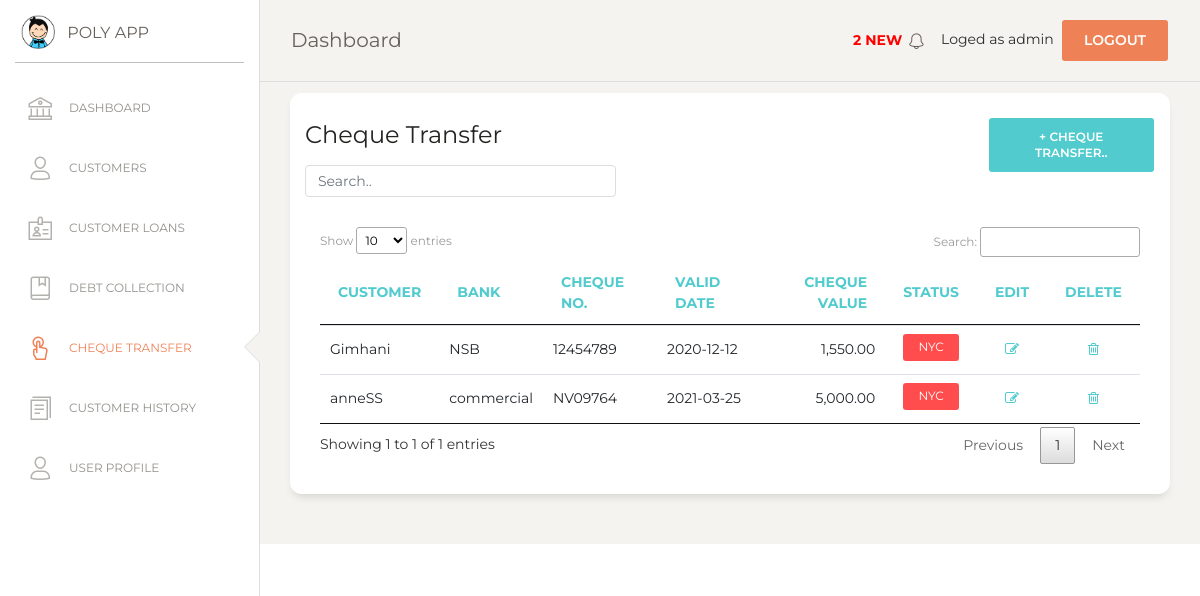
/cheque_transfer.php (signed in), run on an earlier commit of the app's database.
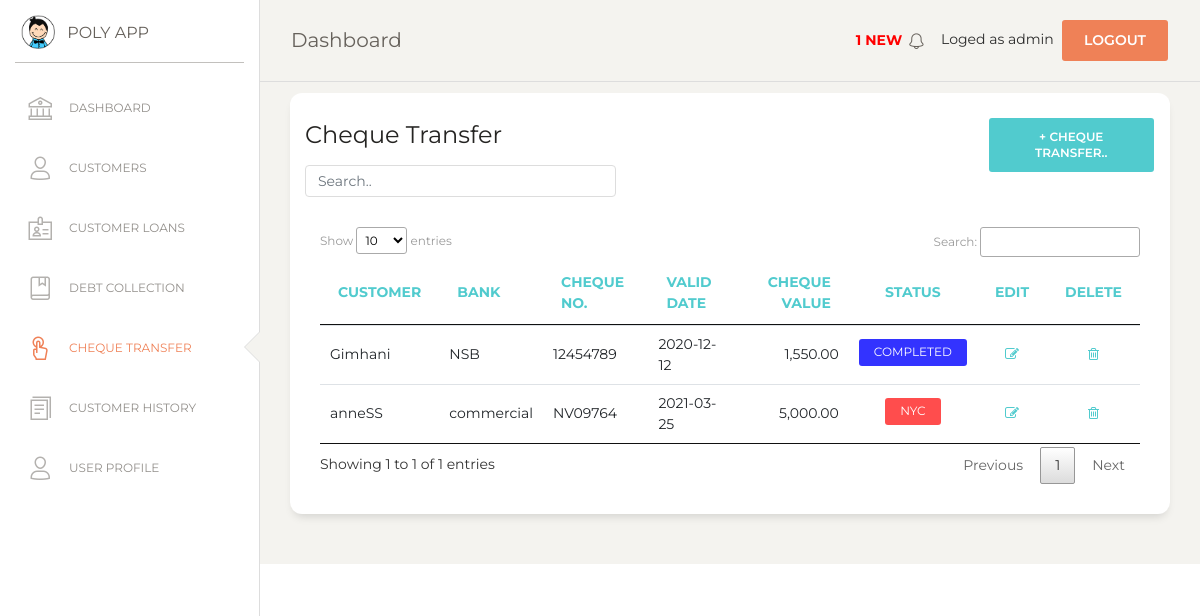
And on a later commit of the database.
### tables this page shows
CREATE TABLE `cheque` (
  `cheque_id` int(7) NOT NULL,
  `bank` varchar(50) NOT NULL,
  `cheque_no` varchar(50) NOT NULL,
  `valid_date` date NOT NULL,
  `exchange_date` date NOT NULL,
  `cheque_value` double(10,2) NOT NULL,
  `interest` int(5) NOT NULL,
  `exchange_amt` double(10,2) NOT NULL,
  `status` varchar(20) NOT NULL,
  `cust_id` varchar(10) NOT NULL
);

CREATE TABLE `customer` (
  `cust_id` varchar(10) NOT NULL,
  `type` varchar(20) NOT NULL,
  `name` varchar(100) NOT NULL,
  `address` varchar(150) NOT NULL,
  `contact` varchar(15) NOT NULL
);

### msg_show.php (called while the page is built, shortened)
<?php
$con = mysqli_connect(DB_HOSTNAME,DB_USERNAME,DB_PASSWORD);
mysqli_select_db($con,DB_NAME);
$sql=mysqli_query($con,"SELECT * FROM cheque WHERE (valid_date <= CURDATE() OR valid_date = date_add(curdate(),interval 1 day)) AND status ='NYC' ORDER BY valid_date ASC");
$numRows = mysqli_num_rows($sql);
?>

### cheque_transfer.php (the view, shortened to what the changed rows need)
<?php
include("msg_show.php");
if (!isset($_SESSION['loged_user'])) {
    header('location: login.php');
}else {
$con = mysqli_connect(DB_HOSTNAME,DB_USERNAME,DB_PASSWORD);
mysqli_select_db($con,DB_NAME);
?>
<!DOCTYPE html>
<html lang="en">
<?php  include('./include/head.php');   ?>
<body class="">
  <div class="wrapper ">
    <div class="main-panel">
      <?php include('include/nav.php');  ?>
      <div class="content">
      <div class="row">
          <div class="col-md-12">
            <div class="card">
              <div class="card-body">
              <div class="card-body">
                <div class="table-responsive">
                  <table class="table" id="myTable">
                    <thead class="text-primary">
                      <th>                    Customer</th>
                      <th>                    Bank</th>
                      <th>                    Cheque No.</th>
                      <th>                    Valid Date</th>
                      <th class="text-right"> Cheque Value</th>
                      <th class="text-center">Status</th>
                      <th class="text-center">Edit 				</th>
                      <th class="text-center">Delete 			</th>
                    </thead>
                    <tbody>
                      <?php
                      $sql=mysqli_query($con,"SELECT * FROM cheque ORDER BY cheque_id DESC");
                      $numRows = mysqli_num_rows($sql);
                      if($numRows > 0) {
                        while($row = mysqli_fetch_assoc($sql)) {
                          $customer_id = $row['cust_id'];
                          $get_customer =mysqli_query($con,"SELECT * FROM customer WHERE cust_id='$customer_id'");
                          $cust_data = mysqli_fetch_array($get_customer);
                          ?>
                        <tr>
                          <td> <?php echo $cust_data['name'] ?> </td>
                          <td> <?php echo $row['bank'] ?>       </td>
                          <td> <?php echo $row['cheque_no'] ?>  </td>
                          <td> <?php echo $row['valid_date'] ?> </td>
                          <td class="text-right">
                          <?php echo number_format($row['cheque_value'],2,".",",") ?>
                          </td>
                          <td class="text-center">
                            <?php
                            $state = $row['status'];
                              if($state=='Completed '){
                                echo '<label class="btn-sm" style="background-color:#3333ff; border: 0px; color: #ffffff; font-size: 12px; padding-top: 4px;">'."COMPLETED".'</label>';
                              }else{
                                echo '<label class="btn-sm" style="background-color:#ff4d4d; border: 0px; color: #ffffff; font-size: 12px; padding-top: 4px;">'."NYC".'</label>';
                              }
                            ?>
                          </td>
                          <td class="text-center">
                            <a href="#" onclick="editView(<?php echo $row['cheque_id']; ?>)" name="edit">
                              <i class="fa fa-pencil-square-o" aria-hidden="true"></i></a>
                          </td>
                          <td class="text-center">
                            <a href="#" onclick="confirmation('event','<?php echo $row['cheque_id']; ?>')"  name="delete">
                           	<i class="fa fa-trash-o" aria-hidden="true"></i></a>
                          </td>
                        </tr>
                    </tbody>
                           <?php
                        }
                      }
                    ?>
                    </table>
                </div>
              </div>
             </div>
            </div>
          </div>
          </div>
        </div>
      </div>
    </div>
</body>
</html>
<?php
}
?>

### include/nav.php (shortened to what the changed rows need)
<nav class="navbar navbar-expand-lg navbar-absolute fixed-top navbar-transparent">
    <div class="container-fluid">
        <div class="collapse navbar-collapse justify-content-end" id="navigation">
        <ul class="navbar-nav">
            <li class="nav-item">
            <a class="nav-link" href="notification">
                <p style='color:red;'><b>
                <?php
                if($numRows>0){
                    echo " " . $numRows . " NEW ";
                }
                ?>
                </b></p>
            </a>
            </li>
        </ul>
        </div>
    </div>
</nav>

What changed in the data, as far as the page shows it:
changed cheque "NSB": status "NYC" → "COMPLETED"
Also different on the page:
$numRows: "2" → "1"
